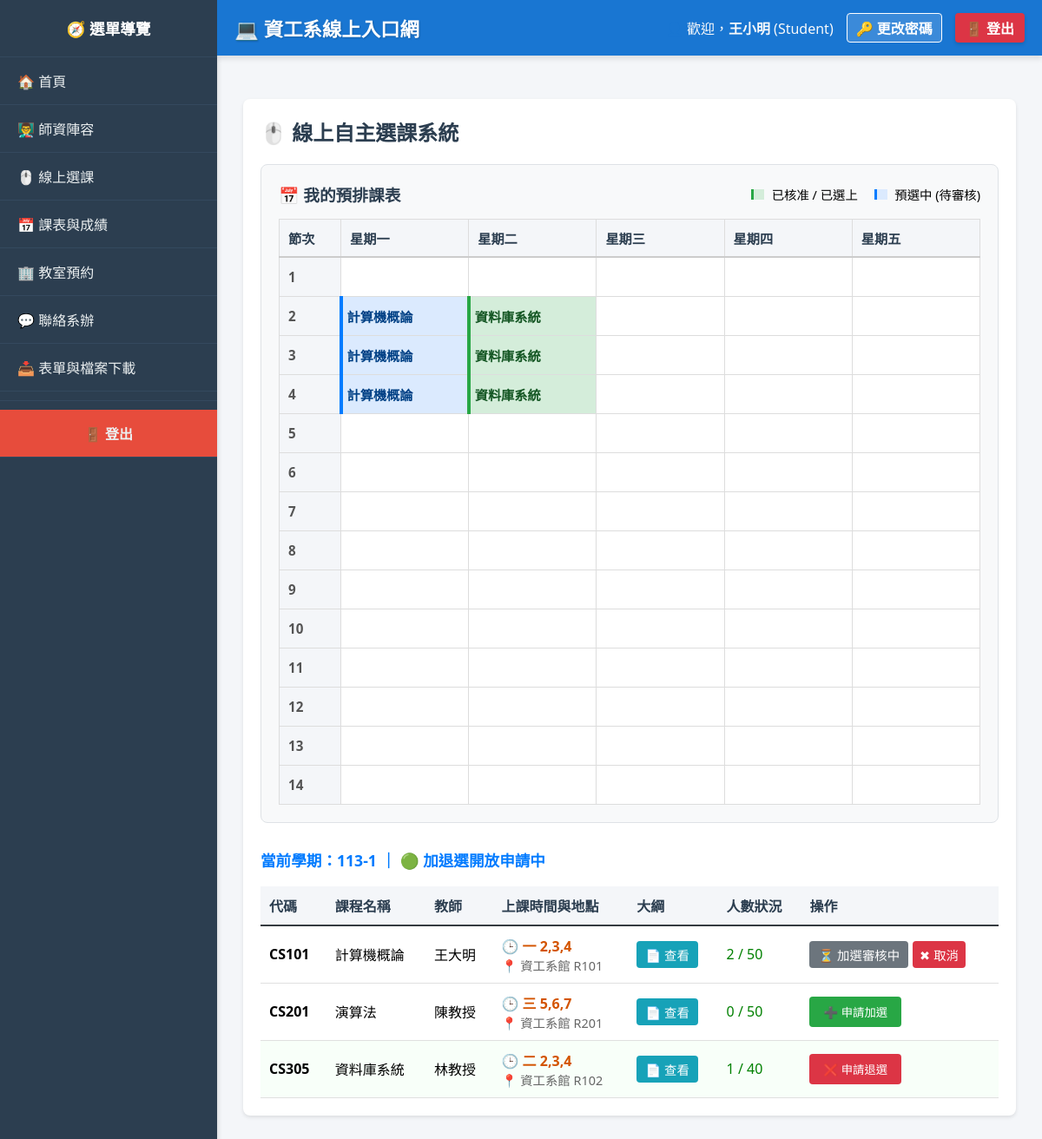
Page /index.php?page=course_selection (signed in) on the committed database.
### tables this page shows
CREATE TABLE Students (
    student_id VARCHAR(50) PRIMARY KEY,
    user_id INT NOT NULL,
    name VARCHAR(100) NOT NULL,
    enrollment_year INT,
    FOREIGN KEY (user_id) REFERENCES Users(id) ON DELETE CASCADE
);

CREATE TABLE Courses (
    course_id INT AUTO_INCREMENT PRIMARY KEY,
    course_code VARCHAR(20) NOT NULL,
    course_name VARCHAR(100) NOT NULL,
    semester VARCHAR(10) NOT NULL,
    teacher_id INT,
    capacity INT NOT NULL DEFAULT 50,
    schedule VARCHAR(100),
    room VARCHAR(50) DEFAULT NULL,
    syllabus TEXT,
    weight_assignment INT NOT NULL DEFAULT 30,
    weight_midterm INT NOT NULL DEFAULT 30,
    weight_final INT NOT NULL DEFAULT 40,
    created_at TIMESTAMP DEFAULT CURRENT_TIMESTAMP,
    FOREIGN KEY (teacher_id) REFERENCES Teachers(teacher_id) ON DELETE SET NULL
);

CREATE TABLE Teachers (
    teacher_id INT AUTO_INCREMENT PRIMARY KEY,
    user_id INT NOT NULL,
    name VARCHAR(100) NOT NULL,
    title VARCHAR(100),
    department VARCHAR(100) DEFAULT '資訊工程學系',
    phone VARCHAR(20),
    email VARCHAR(100),
    office_hours VARCHAR(100) DEFAULT NULL COMMENT '請益時間',
    lab_name VARCHAR(100) DEFAULT NULL COMMENT '實驗室名稱',
    lab_info TEXT DEFAULT NULL COMMENT '實驗室簡介與研究方向',
    teaching_experience TEXT DEFAULT NULL COMMENT '校內教學經歷',
    external_experience TEXT DEFAULT NULL COMMENT '校外經歷',
    FOREIGN KEY (user_id) REFERENCES Users(id) ON DELETE CASCADE
);

### modules/student/course_selection.php (the view, shortened to what this page needs)
<div class="card">
    <h2>🖱️ 線上自主選課系統</h2>
    <?php
    if(!isset($_SESSION['student_id'])) {
        echo "<p style='color:red;'>您不是學生，無法使用此功能。</p>";
    } else {
        $student_id = $_SESSION['student_id'];
        $status_query = $conn->query("SELECT setting_value FROM SystemSettings WHERE setting_key = 'enrollment_status'");
        $enrollment_status = $status_query->fetch_assoc()['setting_value'] ?? 'open';
        $is_open = ($enrollment_status === 'open');
        $courses = $conn->query("
            SELECT c.course_id, c.course_code, c.course_name, c.schedule, c.room,
                   t.name as teacher_name, c.capacity, COUNT(e.enrollment_id) as enrolled
            FROM Courses c
            LEFT JOIN Teachers t ON c.teacher_id = t.teacher_id
            LEFT JOIN Enrollments e ON c.course_id = e.course_id
            WHERE c.semester = '113-1' GROUP BY c.course_id ORDER BY c.course_code
        ");
        $my_courses = $conn->query("SELECT e.course_id, c.course_name, c.schedule FROM Enrollments e JOIN Courses c ON e.course_id = c.course_id WHERE e.student_id = '$student_id'");
        $my_course_ids = [];
        $enrolled_data = [];
        while($row = $my_courses->fetch_assoc()) {
            $my_course_ids[] = $row['course_id'];
            $enrolled_data[] = $row;
        }
        $pending_reqs = $conn->query("SELECT cr.course_id, cr.action, c.course_name, c.schedule FROM CourseRequests cr JOIN Courses c ON cr.course_id = c.course_id WHERE cr.student_id = '$student_id' AND cr.status = 'Pending'");
        $pending_data = [];
        $pending_add_data = [];
        while($row = $pending_reqs->fetch_assoc()) {
            $pending_data[$row['course_id']] = $row['action'];
            if ($row['action'] == 'Add') {
                $pending_add_data[] = $row;
            }
        }
        $timetable = [];
        for ($d = 1; $d <= 5; $d++) {
            for ($p = 1; $p <= 14; $p++) {
                $timetable[$d][$p] = null;
            }
        }
        $day_map = ['一'=>1, '二'=>2, '三'=>3, '四'=>4, '五'=>5, '六'=>6, '日'=>7];
        foreach ($enrolled_data as $course) {
            $sch = trim($course['schedule']);
            $parts = explode(' ', $sch);
            if (count($parts) >= 2) {
                $d_num = $day_map[$parts[0]] ?? 0;
                $periods = explode(',', $parts[1]);
                foreach ($periods as $p) {
                    if ($d_num && $d_num <= 5 && is_numeric($p) && $p >= 1 && $p <= 14) {
                        $timetable[$d_num][$p] = ['name' => $course['course_name'], 'type' => 'enrolled'];
                    }
                }
            }
        }
        foreach ($pending_add_data as $course) {
            $sch = trim($course['schedule']);
            $parts = explode(' ', $sch);
            if (count($parts) >= 2) {
                $d_num = $day_map[$parts[0]] ?? 0;
                $periods = explode(',', $parts[1]);
                foreach ($periods as $p) {
                    if ($d_num && $d_num <= 5 && is_numeric($p) && $p >= 1 && $p <= 14 && !$timetable[$d_num][$p]) {
                        $timetable[$d_num][$p] = ['name' => $course['course_name'], 'type' => 'pending'];
                    }
                }
            }
        }
        echo "<div style='background:#f8f9fa; padding:20px; border-radius:8px; margin-bottom:30px; border:1px solid #dee2e6;'>";
        echo "<div style='display:flex; justify-content:space-between; align-items:center; margin-bottom:15px;'>";
        echo "<h3 style='margin:0; color:#2c3e50;'>📅 我的預排課表</h3>";
        echo "<div style='font-size:0.9em;'><span style='display:inline-block; width:12px; height:12px; background:#d4edda; border-left:3px solid #28a745; margin-right:5px;'></span> 已核准 / 已選上 &nbsp;&nbsp;&nbsp; <span style='display:inline-block; width:12px; height:12px; background:#dbeafe; border-left:3px solid #007bff; margin-right:5px;'></span> 預選中 (待審核)</div>";
        echo "</div>";
        echo "<table style='width:100%; border-collapse:collapse; text-align:center; table-layout:fixed; font-size:0.95em; background:#fff;'>";
        echo "<tr style='background:#e9ecef; border-bottom:2px solid #ccc;'>";
        echo "<th style='border:1px solid #ddd; padding:10px; width:50px;'>節次</th>";
        $days = ['一', '二', '三', '四', '五'];
        foreach ($days as $day) echo "<th style='border:1px solid #ddd; padding:10px;'>星期{$day}</th>";
        echo "</tr>";
        for ($p = 1; $p <= 14; $p++) {
            echo "<tr>";
            echo "<td style='border:1px solid #ddd; font-weight:bold; background:#f4f6f9; color:#555;'>{$p}</td>";
            for ($d = 1; $d <= 5; $d++) {
                $cell = $timetable[$d][$p];
                if ($cell) {
                    $bg = ($cell['type'] == 'enrolled') ? '#d4edda' : '#dbeafe';
                    $border = ($cell['type'] == 'enrolled') ? '#28a745' : '#007bff';
                    $color = ($cell['type'] == 'enrolled') ? '#155724' : '#004085';
                    echo "<td style='border:1px solid #ddd; background:{$bg}; border-left:4px solid {$border}; color:{$color}; padding:5px; font-weight:bold; vertical-align:middle;'>" . htmlspecialchars($cell['name']) . "</td>";
                } else {
                    echo "<td style='border:1px solid #ddd;'></td>";
                }
            }
            echo "</tr>";
        }
        echo "</table></div>";
        if ($is_open) {
            echo "<p style='color:#007bff; font-weight:bold; font-size:1.1em;'>當前學期：113-1 ｜ 🟢 加退選開放申請中</p>";
        } else {
            echo "<p style='color:#dc3545; font-weight:bold; font-size:1.1em;'>當前學期：113-1 ｜ 🔴 加退選目前已關閉，暫停受理新申請</p>";
        }
        echo "<table style='width:100%; text-align:left; border-collapse: collapse; margin-top:10px;'>";
        echo "<tr style='border-bottom:2px solid #343a40; background:#f4f6f9;'><th style='padding:10px;'>代碼</th><th style='padding:10px;'>課程名稱</th><th style='padding:10px;'>教師</th><th style='padding:10px;'>上課時間與地點</th><th style='padding:10px;'>大綱</th><th style='padding:10px;'>人數狀況</th><th style='padding:10px;'>操作</th></tr>";
        while($course = $courses->fetch_assoc()) {
            $is_enrolled = in_array($course['course_id'], $my_course_ids);
            $pending_action = $pending_data[$course['course_id']] ?? null;
            $is_full = $course['enrolled'] >= $course['capacity'];
            $bg_color = $is_enrolled ? '#f8fff9' : ($is_full ? '#fff3f3' : '');
            echo "<tr style='border-bottom:1px solid #e0e0e0; background:$bg_color;'>";
            echo "<td style='padding:10px; font-weight:bold;'>" . htmlspecialchars($course['course_code']) . "</td>";
            echo "<td style='padding:10px;'>" . htmlspecialchars($course['course_name']) . "</td>";
            echo "<td style='padding:10px;'>" . htmlspecialchars($course['teacher_name'] ?? '未指派') . "</td>";
            echo "<td style='padding:10px;'><span style='color:#d35400; font-weight:bold;'>🕒 " . htmlspecialchars($course['schedule']) . "</span><br><span style='color:#666; font-size:0.9em;'>📍 " . htmlspecialchars($course['room'] ?? '未定') . "</span></td>";
            echo "<td style='padding:10px;'><a href='index.php?page=syllabus_detail&id={$course['course_id']}' class='btn' style='background:#17a2b8; padding:5px 10px; font-size:0.9em; text-decoration:none; color:#fff;'>📄 查看</a></td>";
            echo "<td style='padding:10px;" . ($is_full ? "color:red;" : "color:green;") . "'>" . $course['enrolled'] . " / " . $course['capacity'] . ($is_full ? " (滿)" : "") . "</td>";
            echo "<td style='padding:10px;'>";
            if ($pending_action == 'Add' || $pending_action == 'Drop') {
                $status_txt = ($pending_action == 'Add') ? "⏳ 加選審核中" : "⏳ 退選審核中";
                echo "<div style='display:flex; gap:5px; align-items:center;'>";
                echo "<span style='background:#6c757d; color:#fff; padding:5px 10px; border-radius:4px; font-size:0.9em; cursor:not-allowed;'>{$status_txt}</span>";
                echo "<form method='POST' style='margin:0;'>
                        <input type='hidden' name='action' value='Cancel'>
                        <input type='hidden' name='course_id' value='{$course['course_id']}'>
                        <button type='submit' class='btn' style='background:#dc3545; padding:5px 8px; font-size:0.9em;' onclick='return confirm(\"確定要撤回此申請嗎？\");'>✖ 取消</button>
                      </form>";
                echo "</div>";
            } else if (!$is_open) {
                echo "<button class='btn' style='background:#ccc; color:#666; cursor:not-allowed; border:1px solid #aaa;' disabled>⛔ 已關閉</button>";
            } else if ($is_enrolled) {
                echo "<form method='POST' style='margin:0;'><input type='hidden' name='action' value='Drop'><input type='hidden' name='course_id' value='{$course['course_id']}'><button type='submit' class='btn' style='background:#dc3545;'>❌ 申請退選</button></form>";
            } else {
                if ($is_full) {
                    echo "<button class='btn' style='background:#ccc; cursor:not-allowed;' disabled>額滿</button>";
                } else {
                    echo "<form method='POST' style='margin:0;'><input type='hidden' name='action' value='Add'><input type='hidden' name='course_id' value='{$course['course_id']}'><button type='submit' class='btn' style='background:#28a745;'>➕ 申請加選</button></form>";
                }
            }
            echo "</td></tr>";
        }
        echo "</table>";
    }
    ?>
</div>

### includes/header.php
<?php
$display_name = isset($_SESSION['username']) ? $_SESSION['username'] : '使用者';
if (isset($_SESSION['user_id']) && isset($_SESSION['role'])) {
    $uid = intval($_SESSION['user_id']);
    $role = $_SESSION['role'];
    if ($role == 'Admin') {
        $q = $conn->query("SELECT name FROM Admins WHERE user_id = $uid");
        if ($q && $r = $q->fetch_assoc()) $display_name = $r['name'];
    } elseif ($role == 'Teacher') {
        $q = $conn->query("SELECT name FROM Teachers WHERE user_id = $uid");
        if ($q && $r = $q->fetch_assoc()) $display_name = $r['name'];
    } elseif ($role == 'Student') {
        $q = $conn->query("SELECT name FROM Students WHERE user_id = $uid");
        if ($q && $r = $q->fetch_assoc()) $display_name = $r['name'];
    }
}
?>
<div style="background: #1976d2; color: #fff; padding: 15px 20px; display: flex; justify-content: space-between; align-items: center; border-radius: 0; margin-bottom: 20px; box-shadow: 0 4px 6px rgba(0,0,0,0.1);">
    <h2 style="margin: 0; font-size: 1.4em; text-shadow: 1px 1px 2px rgba(0,0,0,0.2);">💻 資工系線上入口網</h2>
    <div style="display: flex; align-items: center; gap: 15px;">
        <?php if (isset($_SESSION['user_id'])): ?>
            <span style="color: #f8f9fa;">👤 歡迎，<strong><?php echo htmlspecialchars($display_name); ?></strong> (<?php echo $_SESSION['role']; ?>)</span>
            <a href="index.php?page=change_password" style="color: #fff; text-decoration: none; font-weight: bold; border: 1px solid #fff; padding: 4px 10px; border-radius: 4px; background: rgba(255, 255, 255, 0.15); transition: 0.2s;" onmouseover="this.style.background='rgba(255,255,255,0.3)'" onmouseout="this.style.background='rgba(255,255,255,0.15)'">🔑 更改密碼</a>
            <a href="logout.php" style="background: #dc3545; color: white; text-decoration: none; padding: 5px 12px; border-radius: 4px; font-weight: bold; box-shadow: 0 2px 4px rgba(0,0,0,0.15);">🚪 登出</a>
        <?php else: ?>
            <a href="index.php?page=login" style="background: #007bff; color: white; text-decoration: none; padding: 5px 15px; border-radius: 4px; font-weight: bold;">系統登入</a>
        <?php endif; ?>
    </div>
</div>

### assets/css/style.css (style rules this page uses)
.card { background: #fff; border-radius: 8px; padding: 20px; box-shadow: 0 2px 4px rgba(0,0,0,0.1); margin-bottom: 20px; }
.card h2 { margin-top: 0; color: #2c3e50; }
button, .btn { padding: 8px 16px; background: #007bff; color: white; border: none; border-radius: 4px; cursor: pointer; text-decoration: none; display: inline-block; transition: all 0.3s ease; font-weight: 500; }
table { border-collapse: collapse; width: 100%; }
table tr { border-bottom: 1px solid #e0e0e0; }
table th, table td { padding: 12px 10px; text-align: left; }
table th { background-color: #f4f6f9; font-weight: 600; color: #2c3e50; }

### rows in the picture
students: name "王小明"
courses: course_code "CS101", course_name "計算機概論", teacher.name "王大明", schedule "一 2,3,4", room "資工系館 R101", enrolled "2", capacity "50", course_id "⏳ 加選審核中"
courses: course_code "CS201", course_name "演算法", teacher.name "陳教授", schedule "三 5,6,7", room "資工系館 R201", enrolled "0", capacity "50"
courses: course_code "CS305", course_name "資料庫系統", teacher.name "林教授", schedule "二 2,3,4", room "資工系館 R102", enrolled "1", capacity "40"

### other values in the picture
$_SESSION['role'] "Student"
$day "一"
$day "二"
$day "三"
$day "四"
$day "五"
$cell['name'] "計算機概論"
$cell['name'] "資料庫系統"
